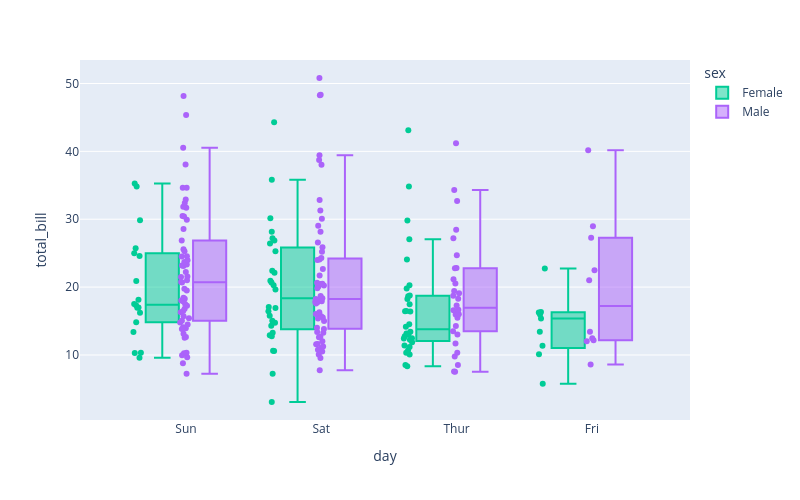

Source (notebook cell):
### Code cell
fig = px.box(
    tips,
    x="day",
    y="total_bill",
    color="sex",   # ensures different colors
    points="all",
    color_discrete_map={
        "A": "blue",
        "B": "red"
    },
    width=800,
    height=500
)

fig.show()

### Figure 1 — Plotly figure (JSON) as saved in the notebook; plotly's stock layout.template omitted (floating-point values rounded to 4 significant figures; data arrays with more than 128 entries replaced by an {"elided": "..."} marker saying what was removed)
{"data": [{"alignmentgroup": "True", "boxpoints": "all", "hovertemplate": "sex=Female<br>day=%{x}<br>total_bill=%{y}<extra></extra>", "legendgroup": "Female", "marker": {"color": "#00cc96"}, "name": "Female", "notched": false, "offsetgroup": "Female", "orientation": "v", "showlegend": true, "type": "box", "x": ["Sun", "Sun", "Sun", "Sun", "Sun", "Sun", "Sat", "Sat", "Sat", "Sat", "Sat", "Sat", "Sun", "Sun", "Sat", "Sat", "Sat", "Sat", "Sat", "Sat", "Sat", "Thur", "Thur", "Fri", "Fri", "Fri", "Fri", "Fri", "Sat", "Sat", "Sat", "Sat", "Sat", "Sun", "Sun", "Thur", "Thur", "Thur", "Thur", "Thur", "Thur", "Thur", "Thur", "Thur", "Thur", "Thur", "Thur", "Thur", "Thur", "Thur", "Thur", "Thur", "Thur", "Thur", "Thur", "Thur", "Thur", "Sun", "Sun", "Sun", "Sun", "Sun", "Sat", "Sat", "Sun", "Sun", "Sun", "Thur", "Thur", "Thur", "Thur", "Thur", "Thur", "Thur", "Sat", "Sat", "Sat", "Sat", "Sat", "Fri", "Fri", "Fri", "Fri", "Sat", "Sat", "Sat", "Thur"], "x0": " ", "xaxis": "x", "y": [16.99, 24.59, 35.26, 14.83, 10.33, 16.97, 20.29, 15.77, 19.65, 15.06, 20.69, 16.93, 10.29, 34.81, 26.41, 16.45, 3.07, 17.07, 26.86, 25.28, 14.73, 10.07, 34.83, 5.75, 16.32, 22.75, 11.35, 15.38, 44.3, 22.42, 20.92, 14.31, 7.25, 25.71, 17.31, 10.65, 12.43, 24.08, 13.42, 12.48, 29.8, 14.52, 11.38, 20.27, 11.17, 12.26, 18.26, 8.51, 10.33, 14.15, 13.16, 17.47, 27.05, 16.43, 8.35, 18.64, 11.87, 29.85, 25.0, 13.39, 16.21, 17.51, 10.59, 10.63, 9.6, 20.9, 18.15, 19.81, 43.11, 13.0, 12.74, 13.0, 16.4, 16.47, 12.76, 13.27, 28.17, 12.9, 30.14, 13.42, 15.98, 16.27, 10.09, 22.12, 35.83, 27.18, 18.78], "y0": " ", "yaxis": "y"}, {"alignmentgroup": "True", "boxpoints": "all", "hovertemplate": "sex=Male<br>day=%{x}<br>total_bill=%{y}<extra></extra>", "legendgroup": "Male", "marker": {"color": "#ab63fa"}, "name": "Male", "notched": false, "offsetgroup": "Male", "orientation": "v", "showlegend": true, "type": "box", "x": {"elided": "157 str values"}, "x0": " ", "xaxis": "x", "y": {"elided": "157 float values"}, "y0": " ", "yaxis": "y"}], "layout": {"boxmode": "group", "height": 500, "legend": {"title": {"text": "sex"}, "tracegroupgap": 0}, "margin": {"t": 60}, "width": 800, "xaxis": {"anchor": "y", "domain": [0, 1], "title": {"text": "day"}}, "yaxis": {"anchor": "x", "domain": [0, 1], "title": {"text": "total_bill"}}}}
